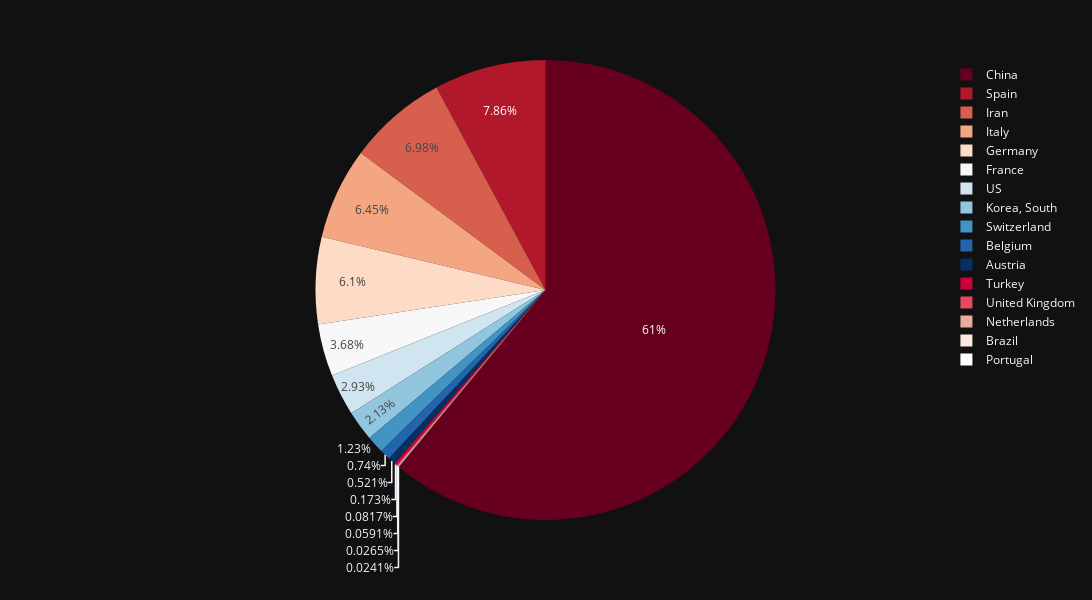

Here is the notebook cell this chart was saved with:
### Code cell
px.pie(allData_filtered, values='CumRecovered', names='Country/Region', width=1200, height=600, color_discrete_sequence=px.colors.sequential.RdBu)

### Figure 1 — Plotly figure (JSON) as saved in the notebook; plotly's stock layout.template omitted (floating-point values rounded to 4 significant figures; data arrays with more than 128 entries replaced by an {"elided": "..."} marker saying what was removed)
{"data": [{"domain": {"x": [0, 1], "y": [0, 1]}, "hovertemplate": "Country/Region=%{label}<br>CumRecovered=%{value}<extra></extra>", "labels": {"elided": "1248 str values"}, "legendgroup": "", "name": "", "showlegend": true, "type": "pie", "values": {"elided": "1248 int values"}}], "layout": {"height": 600, "legend": {"tracegroupgap": 0}, "margin": {"t": 60}, "piecolorway": ["rgb(103,0,31)", "rgb(178,24,43)", "rgb(214,96,77)", "rgb(244,165,130)", "rgb(253,219,199)", "rgb(247,247,247)", "rgb(209,229,240)", "rgb(146,197,222)", "rgb(67,147,195)", "rgb(33,102,172)", "rgb(5,48,97)"], "width": 1200}}
